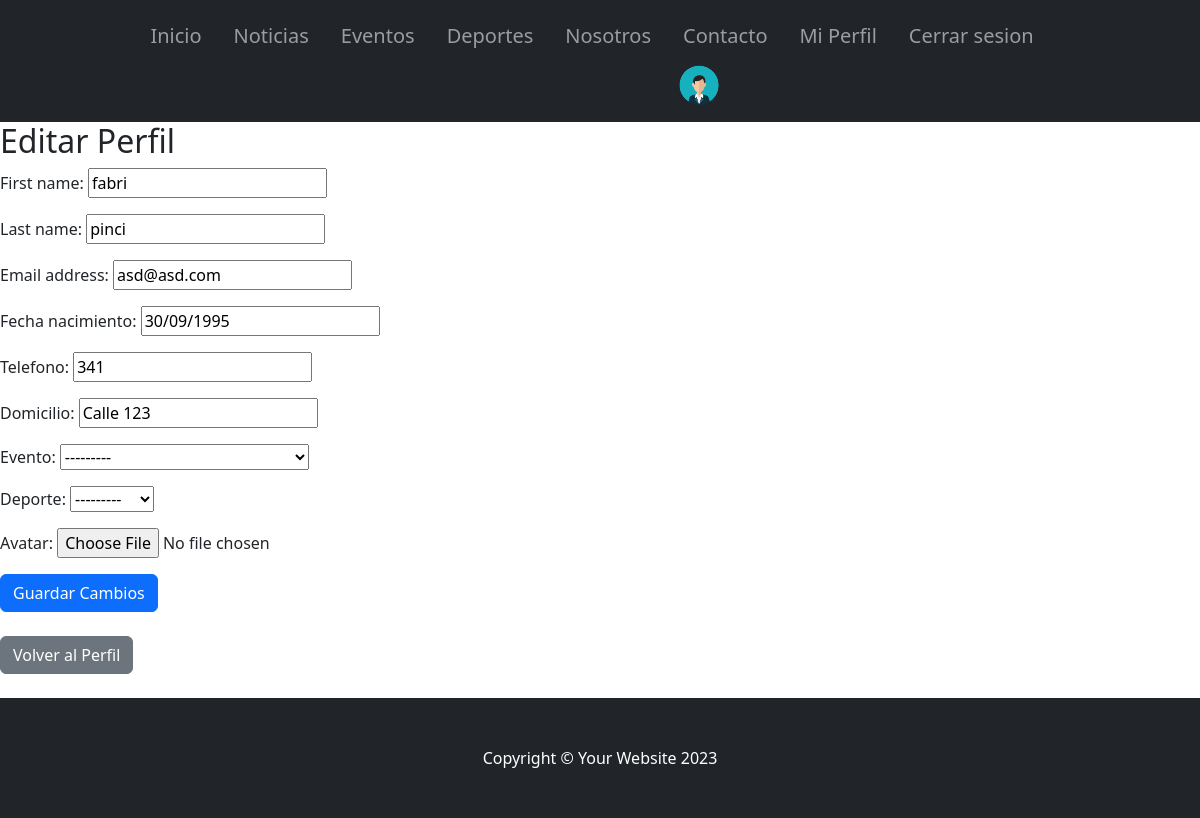
Page /authentication/edit_profile/ (signed in) on the earlier database version.
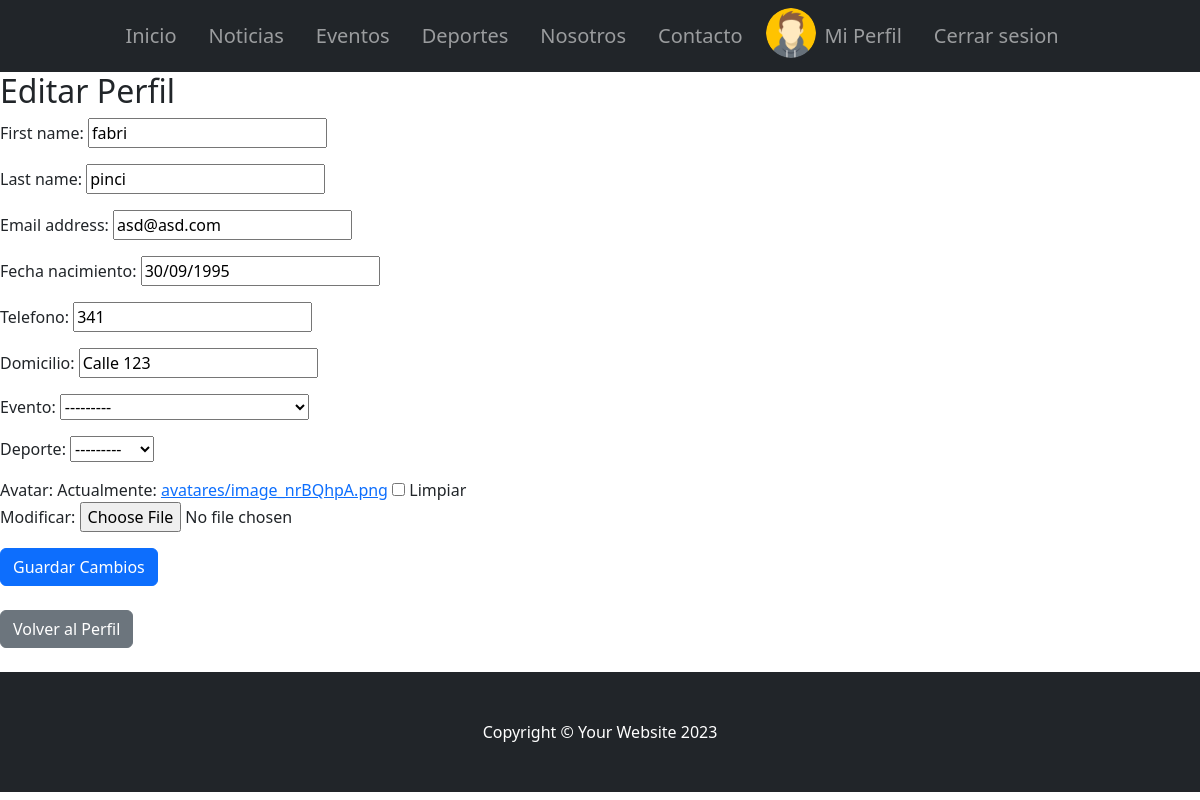
Same page on the later database version.
### authentication/models.py (models this page shows, shortened)
class Perfil(AbstractUser):
    fecha_nacimiento = models.DateField(null=True, blank=True)
    telefono = models.CharField(max_length=15, null=True)
    domicilio = models.CharField(max_length=25, null=True)
    evento = models.OneToOneField(
        Evento, on_delete=models.SET_NULL, blank=True, null=True
    )
    deporte = models.OneToOneField(
        Deporte, on_delete=models.SET_NULL, blank=True, null=True
    )
    avatar = models.ImageField(upload_to="avatares/", null=True, blank=True)
    USERNAME_FIELD = "username"
    REQUIRED_FIELDS = ["email", "nombre", "apellido"]

### authentication/views.py (the view)
# urls.py: path("edit_profile/", edit_profile, name="edit_profile"),
@login_required
def edit_profile(req):
    if req.method == "POST":
        form = EditProfileForm(req.POST, req.FILES, instance=req.user)
        if form.is_valid():
            form.save()
            return render(
                req,
                "inicio.html",
                {"mensaje": f"Los datos fueron actualizados con éxito."},
            )
    else:
        form = EditProfileForm(instance=req.user)
    return render(req, "edit_profile.html", {"form": form})

### authentication/forms.py
class EditProfileForm(forms.ModelForm):
    class Meta:
        model = Perfil
        fields = [
            "first_name",
            "last_name",
            "email",
            "fecha_nacimiento",
            "telefono",
            "domicilio",
            "evento",
            "deporte",
            "avatar",
        ]

### AppClub/models.py (called while the page is built)
    def __str__(self):
        return f"{self.nombre}"

    def __str__(self):
        return f"{self.titulo} - {self.fecha}"

### authentication/templates/edit_profile.html (shortened to what this page needs)
{% extends "padre.html" %}
{% block ContenidoQueCambia %}
<container>
    <h2>Editar Perfil</h2>
    <form action="{% url 'edit_profile' %}" method="POST" enctype="multipart/form-data">
        {{ form.as_p }}
        <button type="submit"  class="btn btn-primary" >Guardar Cambios</button>
    </form>
    <br>
    <a href="{% url 'profile' %}"  class="btn btn-secondary">Volver al Perfil</a>
    <br>
    <br>
</container>
{% endblock %}

### AppClub/templates/navbar.html (shortened to what this page needs)
{% load static %}
        <nav class="navbar navbar-expand-lg navbar-dark bg-dark ">
            <div class="container px-5">
                <div class="collapse navbar-collapse" id="navbarSupportedContent">
                    <ul class="navbar-nav mx-auto mb-2 mb-lg-0">
                        <li class="navbar-brand"><a class="nav-link" href="{% url 'Inicio' %}">Inicio</a>
                        <li class="navbar-brand"><a class="nav-link" href="{% url 'listarNoticias' %}">Noticias</a>
                        <li class="navbar-brand"><a class="nav-link" href="{% url 'listarEventos' %}">Eventos</a>
                        <li class="navbar-brand"><a class="nav-link" href="{% url 'listarDeportes' %}">Deportes</a>
                        <li class="navbar-brand"><a class="nav-link" href="{% url 'about_us' %}">Nosotros</a>
                        <li class="navbar-brand"><a class="nav-link" href="{% url 'contacto' %}">Contacto</a>
                        {% if user.is_authenticated %}
                        {% if user.avatar %}
                        <li> <img src="{{ user.avatar.url }}" height='50px' alt="{{ user.username }} Avatar" style="border-radius: 50%; overflow: hidden">
                        </li>
                        {% else %}
                        <img src="{% static 'default_avatar.png' %}" height='50px' alt="Avatar por defecto">
                        {% endif %}
                        <li class="navbar-brand"><a class="nav-link" href="{% url 'profile' %}">Mi Perfil</a>
                        <li class="navbar-brand"><a class="nav-link" href="{% url 'logout' %}">Cerrar sesion</a>
                        {% else %}
                        <li class="navbar-brand"><a class="nav-link" href="{% url 'login' %}">Iniciar sesion</a>
                        {% endif %}
                    </ul>
                </div>
            </div>
        </nav>

Differences in the rows shown:
changed Perfil "fabri": avatar: picture added
Other differences:
form field as_p: (not shown) → "☐"
text no longer shown: "First name: Last name: Email address: Fecha nacimiento: Telefono: Domicilio: Evento: Deporte: Avatar:"
text now shown: "First name: Last name: Email address: Fecha nacimiento: Telefono: Domicilio: Evento: Deporte: Avatar: Actualmente: avatares/image_nrBQhpA.png Limpiar Modificar:"
